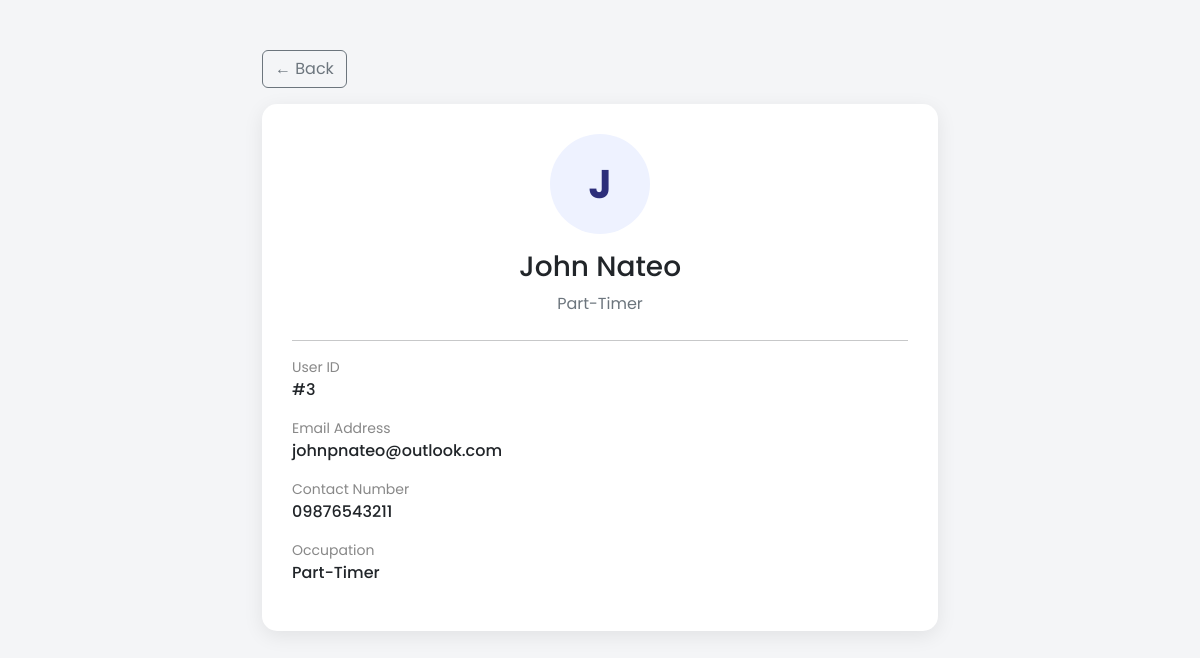
Screenshot of /admin_view_clients.php?user_id=3 with the database file from the repository.
### tables this page shows
CREATE TABLE `users` (
  `user_id` int(11) NOT NULL,
  `first_name` varchar(50) NOT NULL,
  `middle_initial` varchar(10) DEFAULT NULL,
  `last_name` varchar(50) NOT NULL,
  `username` varchar(50) NOT NULL,
  `email` varchar(100) NOT NULL,
  `contact_number` varchar(50) NOT NULL,
  `user_password` varchar(255) NOT NULL,
  `occupation` varchar(50) NOT NULL
);

### admin_view_clients.php (the view, shortened to what this page needs)
<?php
require "db.php";
$user_id = $_GET['user_id'] ?? 0;
$query = "
SELECT
    user_id,
    first_name,
    last_name,
    email,
    contact_number,
    occupation
FROM users
WHERE user_id = ?
";
$stmt = $conn->prepare($query);
$stmt->bind_param("i", $user_id);
$stmt->execute();
$result = $stmt->get_result();
$user = $result->fetch_assoc();
function e($str) {
    return htmlspecialchars($str ?? '');
}
?>
<!DOCTYPE html>
<html lang="en">
<head>
    <link href="bootstrap.css" rel="stylesheet">
</head>
<body>
<div class="container container-box">
    <a href="admin_clients.php" class="btn btn-outline-secondary mb-3">
        ← Back
    </a>
    <div class="card-box">
        <div class="text-center mb-4">
            <div class="avatar">
                <?= strtoupper(substr($user['first_name'], 0, 1)) ?>
            </div>
            <h3 class="mt-3">
                <?= e($user['first_name'] . ' ' . $user['last_name']) ?>
            </h3>
            <p class="text-muted">
                <?= e($user['occupation']) ?>
            </p>
        </div>
        <hr>
        <div class="mb-3">
            <div class="label">User ID</div>
            <div class="value">
                #<?= e($user['user_id']) ?>
            </div>
        </div>
        <div class="mb-3">
            <div class="label">Email Address</div>
            <div class="value">
                <?= e($user['email']) ?>
            </div>
        </div>
        <div class="mb-3">
            <div class="label">Contact Number</div>
            <div class="value">
                <?= e($user['contact_number']) ?>
            </div>
        </div>
        <div class="mb-3">
            <div class="label">Occupation</div>
            <div class="value">
                <?= e($user['occupation']) ?>
            </div>
        </div>
    </div>
</div>
</body>
</html>

### admin_view_clients.php (style rules this page uses)
.container-box { max-width:700px; margin:50px auto; }
.card-box { background:white; border-radius:15px; padding:30px; box-shadow:0 5px 20px rgba(0,0,0,0.08); }
.avatar { width:100px; height:100px; border-radius:50%; background:#eef2ff; display:flex; align-items:center; justify-content:center; font-size:40px; margin:auto; color:#2c2e7a; font-weight:bold; }
.label { color:#888; font-size:14px; }
.value { font-weight:500; }

### rows the page displays
users: first_name "J", first_name+last_name "John Nateo", occupation "Part-Timer", user_id "3", email "johnpnateo@outlook.com", contact_number "09876543211"
